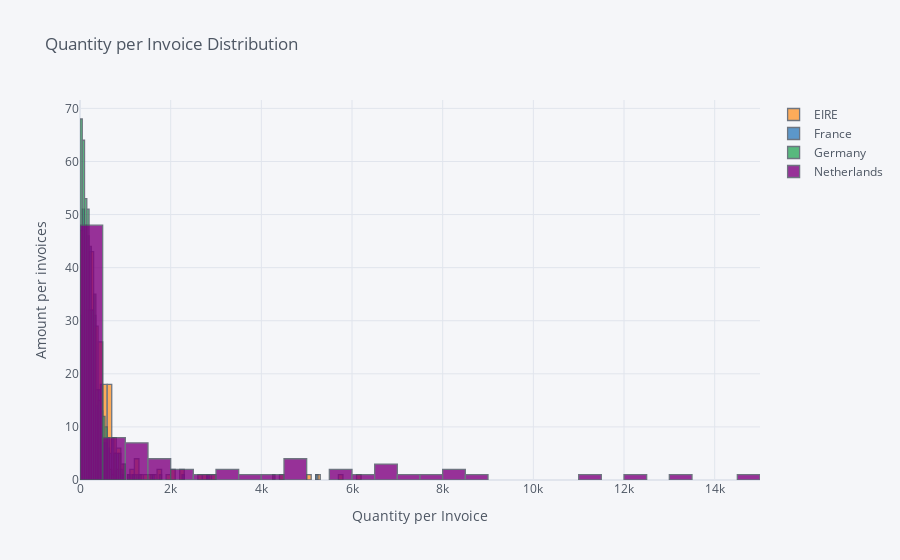

Write notebook code for a chart like this one.
### Code cell
EireGerFraNeth = EireGerFraNeth.pivot_table(values='Quantity', columns='Country', 
                      index='InvoiceNo', aggfunc='sum')
EireGerFraNeth.iplot(kind='hist', xTitle='Quantity per Invoice', 
           yTitle='Amount per invoices', title='Quantity per Invoice Distribution')

### Figure 1 — Plotly figure (JSON) as saved in the notebook; plotly's stock layout.template omitted (floating-point values rounded to 4 significant figures; data arrays with more than 128 entries replaced by an {"elided": "..."} marker saying what was removed)
{"data": [{"histfunc": "count", "histnorm": "", "marker": {"color": "rgba(255, 153, 51, 1.0)", "line": {"color": "#4D5663", "width": 1.3}}, "name": "EIRE", "opacity": 0.8, "orientation": "v", "type": "histogram", "x": {"elided": "1171 int values"}}, {"histfunc": "count", "histnorm": "", "marker": {"color": "rgba(55, 128, 191, 1.0)", "line": {"color": "#4D5663", "width": 1.3}}, "name": "France", "opacity": 0.8, "orientation": "v", "type": "histogram", "x": {"elided": "1171 int values"}}, {"histfunc": "count", "histnorm": "", "marker": {"color": "rgba(50, 171, 96, 1.0)", "line": {"color": "#4D5663", "width": 1.3}}, "name": "Germany", "opacity": 0.8, "orientation": "v", "type": "histogram", "x": {"elided": "1171 int values"}}, {"histfunc": "count", "histnorm": "", "marker": {"color": "rgba(128, 0, 128, 1.0)", "line": {"color": "#4D5663", "width": 1.3}}, "name": "Netherlands", "opacity": 0.8, "orientation": "v", "type": "histogram", "x": {"elided": "1171 int values"}}], "layout": {"barmode": "overlay", "legend": {"bgcolor": "#F5F6F9", "font": {"color": "#4D5663"}}, "paper_bgcolor": "#F5F6F9", "plot_bgcolor": "#F5F6F9", "title": {"font": {"color": "#4D5663"}, "text": "Quantity per Invoice Distribution"}, "xaxis": {"gridcolor": "#E1E5ED", "showgrid": true, "tickfont": {"color": "#4D5663"}, "title": {"font": {"color": "#4D5663"}, "text": "Quantity per Invoice"}, "zerolinecolor": "#E1E5ED"}, "yaxis": {"gridcolor": "#E1E5ED", "showgrid": true, "tickfont": {"color": "#4D5663"}, "title": {"font": {"color": "#4D5663"}, "text": "Amount per invoices"}, "zerolinecolor": "#E1E5ED"}}}
